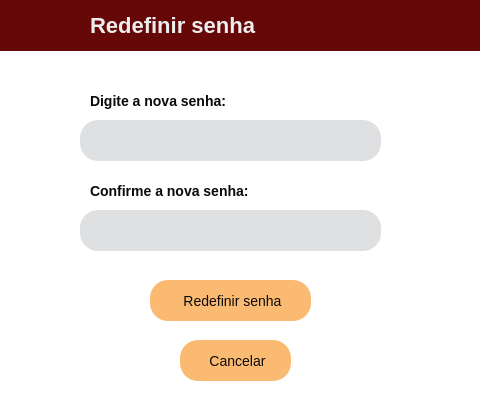
<?xml version="1.0" encoding="UTF-8"?>
<ui version="4.0">
 <class>Dialog</class>
 <widget class="QDialog" name="Dialog">
  <property name="geometry">
   <rect>
    <x>0</x>
    <y>0</y>
    <width>480</width>
    <height>400</height>
   </rect>
  </property>
  <property name="windowTitle">
   <string>Dialog</string>
  </property>
  <property name="styleSheet">
   <string notr="true">* {
    background-color: #ffffff;
	font-style: &quot;Segoe UI&quot;;
 	color: #0B090A;
}

QLabel {
    color: #0B090A;
    font-size: 14px;
    font-weight: bold;
}

QLineEdit {
    background-color: #DFE0E2;
    padding-left: 15px;
    border-radius: 18px;
	font-size: 18px;
}

QPushButton {
    background-color: #fbba72;
    border: 2px;
    border-radius: 18px;
    font-size: 14px;
    font-weight: regular;
}

QPushButton:hover {
    background-color: #399918;
    color: #EEEEEE
}

QPushButton:pressed {
    background-color: #6703c5;
    color: #EEEEEE;
}
</string>
  </property>
  <widget class="QLabel" name="email_label">
   <property name="geometry">
    <rect>
     <x>90</x>
     <y>90</y>
     <width>341</width>
     <height>21</height>
    </rect>
   </property>
   <property name="text">
    <string>Digite a nova senha:</string>
   </property>
  </widget>
  <widget class="QPushButton" name="btn_save">
   <property name="geometry">
    <rect>
     <x>150</x>
     <y>280</y>
     <width>161</width>
     <height>41</height>
    </rect>
   </property>
   <property name="minimumSize">
    <size>
     <width>0</width>
     <height>41</height>
    </size>
   </property>
   <property name="styleSheet">
    <string notr="true"/>
   </property>
   <property name="text">
    <string> Redefinir senha</string>
   </property>
   <property name="icon">
    <iconset resource="../static/resource.qrc">
     <normaloff>:/icon/icon/caixa-de-senha-com-asteriscos.png</normaloff>:/icon/icon/caixa-de-senha-com-asteriscos.png</iconset>
   </property>
   <property name="iconSize">
    <size>
     <width>36</width>
     <height>36</height>
    </size>
   </property>
  </widget>
  <widget class="QPushButton" name="btn_close">
   <property name="geometry">
    <rect>
     <x>180</x>
     <y>340</y>
     <width>111</width>
     <height>41</height>
    </rect>
   </property>
   <property name="minimumSize">
    <size>
     <width>0</width>
     <height>41</height>
    </size>
   </property>
   <property name="styleSheet">
    <string notr="true">QPushButton:hover {
    background-color: #d60000;
    color: #EEEEEE
}</string>
   </property>
   <property name="text">
    <string> Cancelar</string>
   </property>
   <property name="icon">
    <iconset resource="../static/resource.qrc">
     <normaloff>:/icon/icon/excluir (1).png</normaloff>:/icon/icon/excluir (1).png</iconset>
   </property>
   <property name="iconSize">
    <size>
     <width>24</width>
     <height>24</height>
    </size>
   </property>
  </widget>
  <widget class="QWidget" name="window_title_bar" native="true">
   <property name="geometry">
    <rect>
     <x>0</x>
     <y>0</y>
     <width>481</width>
     <height>51</height>
    </rect>
   </property>
   <property name="styleSheet">
    <string notr="true">* {
background-color: qlineargradient(spread:pad, x1:0, y1:0, x2:1, y2:0, stop:0 rgba(102, 7, 8, 255), stop:1 rgba(102, 7, 8, 255));
}</string>
   </property>
   <widget class="QLabel" name="label_2">
    <property name="geometry">
     <rect>
      <x>90</x>
      <y>0</y>
      <width>321</width>
      <height>51</height>
     </rect>
    </property>
    <property name="styleSheet">
     <string notr="true">QLabel {
	background-color: transparent;
    color: #EEEEEE;
    font-size: 22px;
    font-weight: regular;
	font-style: &quot;Segoe UI&quot;;
}</string>
    </property>
    <property name="text">
     <string>Redefinir senha</string>
    </property>
   </widget>
  </widget>
  <widget class="QLabel" name="email_label_2">
   <property name="geometry">
    <rect>
     <x>90</x>
     <y>180</y>
     <width>341</width>
     <height>21</height>
    </rect>
   </property>
   <property name="text">
    <string>Confirme a nova senha:</string>
   </property>
  </widget>
  <widget class="QLineEdit" name="password_field">
   <property name="geometry">
    <rect>
     <x>80</x>
     <y>120</y>
     <width>301</width>
     <height>41</height>
    </rect>
   </property>
   <property name="minimumSize">
    <size>
     <width>301</width>
     <height>41</height>
    </size>
   </property>
   <property name="inputMask">
    <string/>
   </property>
   <property name="text">
    <string/>
   </property>
   <property name="maxLength">
    <number>10</number>
   </property>
   <property name="echoMode">
    <enum>QLineEdit::Password</enum>
   </property>
   <property name="clearButtonEnabled">
    <bool>true</bool>
   </property>
  </widget>
  <widget class="QLineEdit" name="password_field_2">
   <property name="geometry">
    <rect>
     <x>80</x>
     <y>210</y>
     <width>301</width>
     <height>41</height>
    </rect>
   </property>
   <property name="minimumSize">
    <size>
     <width>301</width>
     <height>41</height>
    </size>
   </property>
   <property name="inputMask">
    <string/>
   </property>
   <property name="text">
    <string/>
   </property>
   <property name="maxLength">
    <number>10</number>
   </property>
   <property name="echoMode">
    <enum>QLineEdit::Password</enum>
   </property>
   <property name="clearButtonEnabled">
    <bool>true</bool>
   </property>
  </widget>
 </widget>
 <resources>
  <include location="../static/resource.qrc"/>
 </resources>
 <connections/>
</ui>
